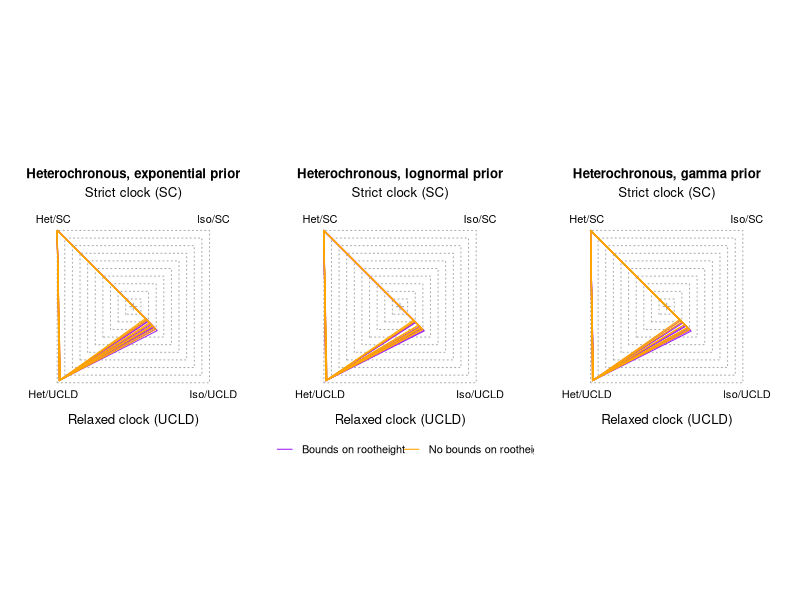
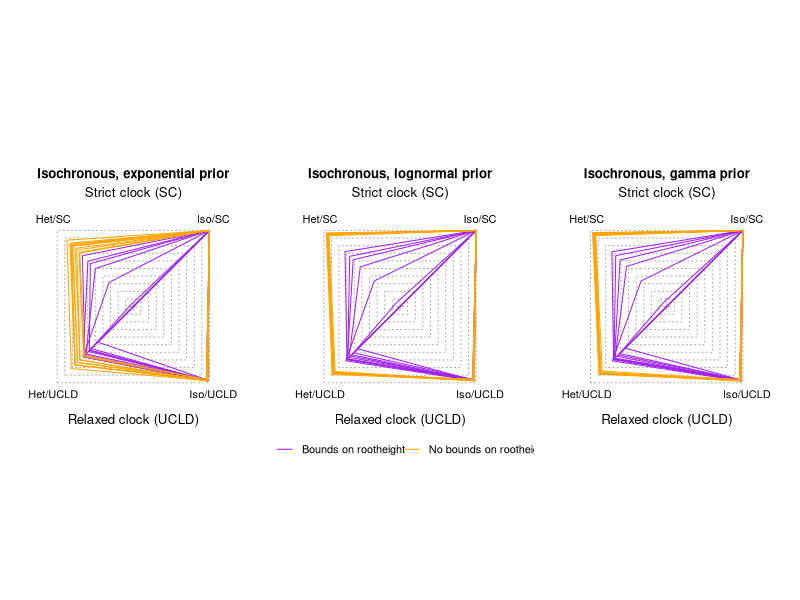

Write R code to recreate these figures, in order.
library(RColorBrewer)
pal <- brewer.pal(10, "Set3")

setwd("~/Documents/Work/Doherty/BETS/bounds_small_sims")
#setwd("~/Downloads/small_sim_plots")

#mle_calculations <- read.table("~/Documents/Work/Pasteur/BETS/figures/BETS_empirical.csv", head = T, sep = ",")
mle_exp <- read.csv("exponential_marginal_likelihoods.csv", row.names = 1, sep = ",")
mle_exp <- mle_exp[, c("SC_het", "SC_iso", "UCLD_iso", "UCLD_het")]
mle_log <- read.csv("lognormal_marginal_likelihoods.csv", row.names = 1, sep = ",")
mle_log <- mle_log[, c("SC_het", "SC_iso", "UCLD_iso", "UCLD_het")]
mle_gamma <- read.csv("gamma_marginal_likelihoods.csv", row.names = 1, sep = ",")
mle_gamma <- mle_gamma[, c("SC_het", "SC_iso", "UCLD_iso", "UCLD_het")]

rescale_mles <- function(mle_values){
  for(i in 1:dim(mle_values)[1]){
    mle_values[i,] <- mle_values[i,] - max(mle_values[i,])
  }
  mle_values <- 10 + mle_values / 10
  mle_values[mle_values < 0] <- 0
  return(mle_values)
}

#plot_polygon <- function(mle_values, pal){
#  polygon(c(-mle_values[1], mle_values[2], mle_values[4], -mle_values[3]), 
#            c(mle_values[1], mle_values[2], -mle_values[4], -mle_values[3]), border = pal)
#  points(c(-mle_values[1], mle_values[2], mle_values[4], -mle_values[3]), 
#         c(mle_values[1], mle_values[2], -mle_values[4], -mle_values[3]), col = pal, cex=1)
#}
 
plot_polygon <- function(mle_values, pal, index){
  polygon(c(-mle_values$SC_het[index],mle_values$SC_iso[index],mle_values$UCLD_iso[index],-mle_values$UCLD_het[index]),
          c(mle_values$SC_het[index],mle_values$SC_iso[index],-mle_values$UCLD_iso[index],-mle_values$UCLD_het[index]), border = pal)
  #points(, col = pal, cex=1)
}

draw_plot <- function(mle_values, set, prior, colours = c("purple", "orange"), main = "main title"){
  par(mar = c(3, 2, 4, 2), pty="s")
  plot(0, 0, ylim = c(-13, 13), xlim = c(-13, 13), type = "n", bty = "n", 
       yaxt = "n", xaxt = "n", ylab = "", xlab = "", main = main)
  mtext("Strict clock (SC)", side = 3, las = 1, cex = 0.8)
  mtext("Relaxed clock (UCLD)", side = 1, las = 1, cex = 0.8)
  #mtext("Heterochronous", side = 2, las = 1, cex = 0.8)
  #mtext("Isochronous", side = 4, las = 1, cex = 0.8)
  
  for(i in seq(from = 10, to = 1, by = -1)){
    polygon(c(-i, -i, i, i), c(-i, i, i, -i), border = "darkgrey", lty = 3, col = "white")
  }
  points(0, 0, pch = 3, col = "darkgrey")
  text(c(-10.5, 10.5, 10.5, -10.5), 
       c(11.5, 11.5, -11.5, -11.5), labels = c("Het/SC","Iso/SC","Iso/UCLD","Het/UCLD"))
  
  for (index in 1:10) {
    plot_polygon(mle_values, pal = colours[1], index)
  }
  for (index in 11:20){
    plot_polygon(mle_values, pal = colours[2], index)    
  }
}

for (set in c(1,3)) {
  
}



sets <- c("Heterochronous with Bounds", "Heterchronous without Bounds", "Ultrametric with Bounds", "Ultrametric without Bounds")

priors <- c("Exponential", "Gamma", "Lognormal")

for (prior in priors) {
  
}

#pdf("het_bounds_sims.pdf",width=6,height=8)
#par(mfrow = (c(3,1))) 

set <- 1

exp_mles <- mle_exp[grep("hetero", rownames(mle_exp)),]
exp_mles <- rescale_mles(exp_mles)

logn_mles <- mle_log[grep("hetero", rownames(mle_log)),]
logn_mles <- rescale_mles(logn_mles)

gamma_mles <- mle_gamma[grep("hetero", rownames(mle_gamma)),]
gamma_mles <- rescale_mles(gamma_mles)

pdf("het_sims.pdf",width=9,height=4.5)
par(mfrow = (c(1,3))) 
draw_plot(exp_mles,set,priors[1], main = "Heterochronous, exponential prior")
draw_plot(logn_mles,set,priors[3], main = "Heterochronous, lognormal prior")
legend(-16.5,-17, legend=c("Bounds on rootheight","No bounds on rootheight"), col=c("purple", "orange"),
       pch=c(1,1),lty=1,xpd=TRUE,cex=1,pt.cex=0, horiz = TRUE,bty = "n",text.width=c(13,8),seg.len=1.5)
draw_plot(gamma_mles,set,priors[2], main = "Heterochronous, gamma prior")
dev.off()

set <- 3

exp_mles <- mle_exp[grep("ultra", rownames(mle_exp)),]
exp_mles <- rescale_mles(exp_mles)

logn_mles <- mle_log[grep("ultra", rownames(mle_log)),]
logn_mles <- rescale_mles(logn_mles)

gamma_mles <- mle_gamma[grep("ultra", rownames(mle_gamma)),]
gamma_mles <- rescale_mles(gamma_mles)

pdf("iso_sims.pdf",width=9,height=4.5)
par(mfrow = c(1,3))
draw_plot(exp_mles,set,priors[1], main = "Isochronous, exponential prior")
draw_plot(logn_mles,set,priors[3], main = "Isochronous, lognormal prior")
legend(-16.5,-17, legend=c("Bounds on rootheight","No bounds on rootheight"), col=c("purple", "orange"),
       pch=c(1,1),lty=1,xpd=TRUE,cex=1,pt.cex=0, horiz = TRUE,bty = "n",text.width=c(13,8),seg.len=1.5)
draw_plot(gamma_mles,set,priors[2], main = "Isochronous, gamma prior")
dev.off()

#dev.off()

#gamma_mles <- mle_calculations$Marginal.Likelihood[grep(paste0(dataset,".+gamma"), mle_calculations$Name)]
#gamma_mles <- rescale_mles(gamma_mles)

#pdf("iso_bounds_sims.pdf",width=6,height=8)
#par(mfrow = (c(2,1))) 

#set <- 3

#exp_mles <- mle_exp[(set*7):((set*7)+9),]
#exp_mles <- rescale_mles(exp_mles)

#logn_mles <- mle_log[(set*7):((set*7)+9),]
#logn_mles <- rescale_mles(logn_mles)

#draw_plot(exp_mles,set,priors[1])
#draw_plot(logn_mles,set,priors[3])
#dev.off()


#plot_polygon(gamma_mles, pal[2])
#plot_polygon(logn_mles, pal[3], 1)
#legend(12,-1.5, legend=c("Exponential","Gamma","Lognormal"), col=c(pal[1],pal[2],pal[3]),pch=c(1,1,1),lty=1,xpd=TRUE,cex=1,pt.cex=1.2)





